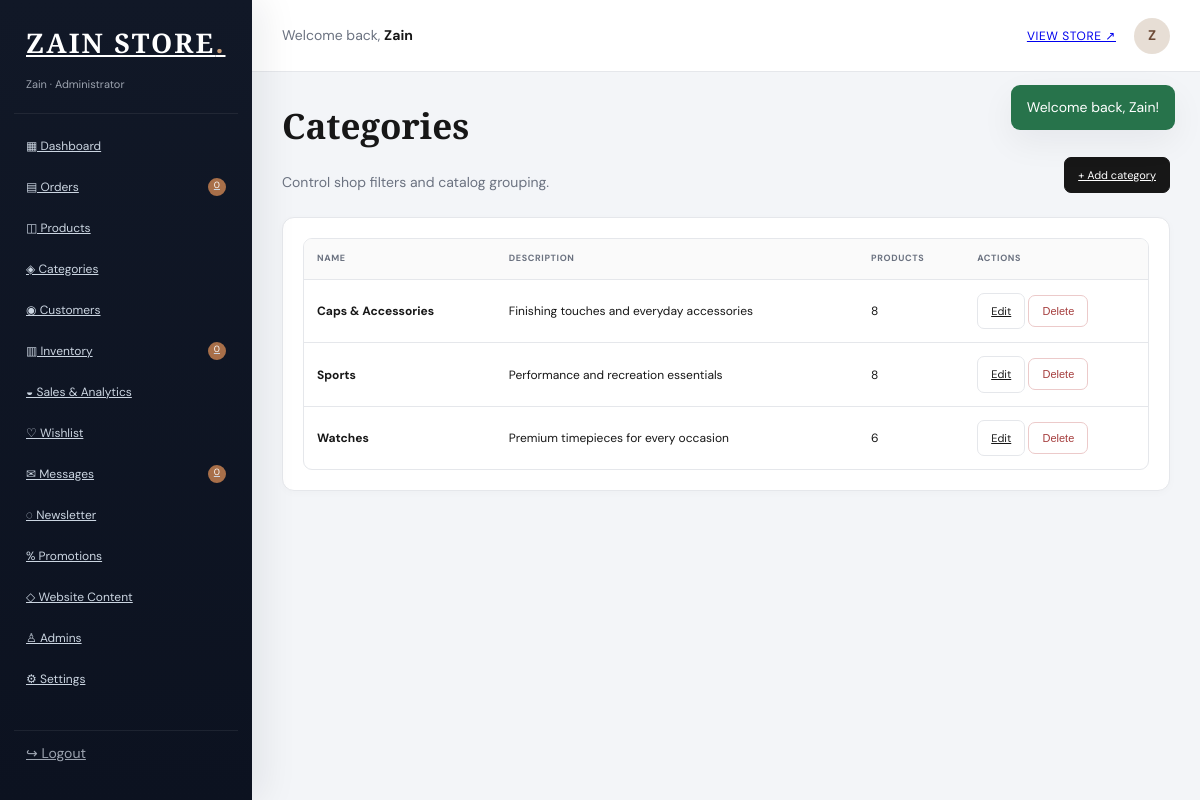
Screenshot of /admin/categories.php (signed in) with the database file from the repository.
### tables this page shows
CREATE TABLE categories(
 id INT UNSIGNED AUTO_INCREMENT PRIMARY KEY,
 name VARCHAR(100) NOT NULL UNIQUE,
 description TEXT NULL,
 created_at TIMESTAMP DEFAULT CURRENT_TIMESTAMP
);

### includes/auth.php (called while the page is built, shortened)
<?php
function e(?string $value): string {
    return htmlspecialchars($value ?? '', ENT_QUOTES, 'UTF-8');
}

### admin/categories.php (the view, shortened to what this page needs)
<?php $page_title='Categories';require 'includes/header.php';if($_SERVER['REQUEST_METHOD']==='POST'){csrf_check();$a=$_POST['action'];if($a==='save'){try{$id=(int)$_POST['id'];$name=trim($_POST['name']);$desc=trim($_POST['description']);if($id)$pdo->prepare("UPDATE categories SET name=?,description=? WHERE id=?")->execute([$name,$desc,$id]);else$pdo->prepare("INSERT INTO categories(name,description) VALUES(?,?)")->execute([$name,$desc]);flash('success','Category saved.');}catch(PDOException $e){flash('error','Category names must be unique.');}header('Location: categories.php');exit;}if($a==='delete'){$id=(int)$_POST['id'];$n=$pdo->prepare("SELECT COUNT(*) FROM products WHERE category_id=?");$n->execute([$id]);if($n->fetchColumn()>0)flash('error','Cannot delete a category used by products.');else{$pdo->prepare("DELETE FROM categories WHERE id=?")->execute([$id]);flash('success','Category deleted.');}header('Location: categories.php');exit;}}$edit=null;if(isset($_GET['edit'])){$s=$pdo->prepare("SELECT * FROM categories WHERE id=?");$s->execute([(int)$_GET['edit']]);$edit=$s->fetch();}$cats=$pdo->query("SELECT c.*,COUNT(p.id) product_count FROM categories c LEFT JOIN products p ON p.category_id=c.id GROUP BY c.id ORDER BY c.name")->fetchAll();?>
<div class="page-head"><div><h1>Categories</h1><p>Control shop filters and catalog grouping.</p></div><a class="btn" href="?edit=0">+ Add category</a></div><div class="panel"><div class="table-wrap"><table><tr><th>Name</th><th>Description</th><th>Products</th><th>Actions</th></tr><?php foreach($cats as $c):?><tr><td><strong><?=e($c['name'])?></strong></td><td><?=e($c['description'])?></td><td><?=$c['product_count']?></td><td><a class="btn light" href="?edit=<?=$c['id']?>">Edit</a> <form class="inline" style="display:inline" method="post"><button class="btn danger" data-confirm="Are you sure you want to delete this category?">Delete</button></form></td></tr><?php endforeach;?></table></div></div><?php require 'includes/footer.php';?>

### assets/css/admin.css (style rules this page uses)
:root { --nav:#111827;--nav2:#0c1220;--bg:#f3f5f8;--card:#fff;--line:#e5e7eb;--muted:#6b7280;--accent:#8b5e3c;--accent2:#b88967;--danger:#a53d3d;--success:#27734b;--shadow:0 12px 34px rgba(15,23,42,.06) }
* { box-sizing:border-box }
body { margin:0;background:var(--bg);color:#171717;font:14px/1.5 "DM Sans",Arial,sans-serif;-webkit-font-smoothing:antialiased }
h1,h2,h3 { margin-top:0 }
h1 { font:700 35px "Playfair Display",serif }
.page-head { display:flex;justify-content:space-between;align-items:end;margin-bottom:24px }
.page-head p { color:var(--muted);margin:0 }
.panel { background:var(--card);border:1px solid var(--line);border-radius:12px;padding:20px;box-shadow:0 2px 8px rgba(15,23,42,.025) }
.table-wrap { overflow:auto;border:1px solid var(--line);border-radius:9px }
table { width:100%;border-collapse:collapse;min-width:680px }
th,td { padding:13px;border-bottom:1px solid var(--line);text-align:left;font-size:12px }
tr:last-child td { border-bottom:0 }
th { background:#fafafa;color:#6b7280;font-size:9px;text-transform:uppercase;letter-spacing:.07em }
.btn { border:1px solid #171717;background:#171717;color:#fff;border-radius:7px;padding:9px 13px;display:inline-block;font-size:11px;transition:.18s }
.btn.light { background:#fff;color:#171717;border-color:var(--line) }
.btn.danger { background:#fff;color:var(--danger);border-color:#eccaca }

### rows the page displays
categories: name "Caps & Accessories", description "Finishing touches and everyday accessories", product_count "8"
categories: name "Sports", description "Performance and recreation essentials", product_count "8"
categories: name "Watches", description "Premium timepieces for every occasion", product_count "6"

### other values shown
$low "0"
$unread "0"
$f[1] "Welcome back, Zain!"
